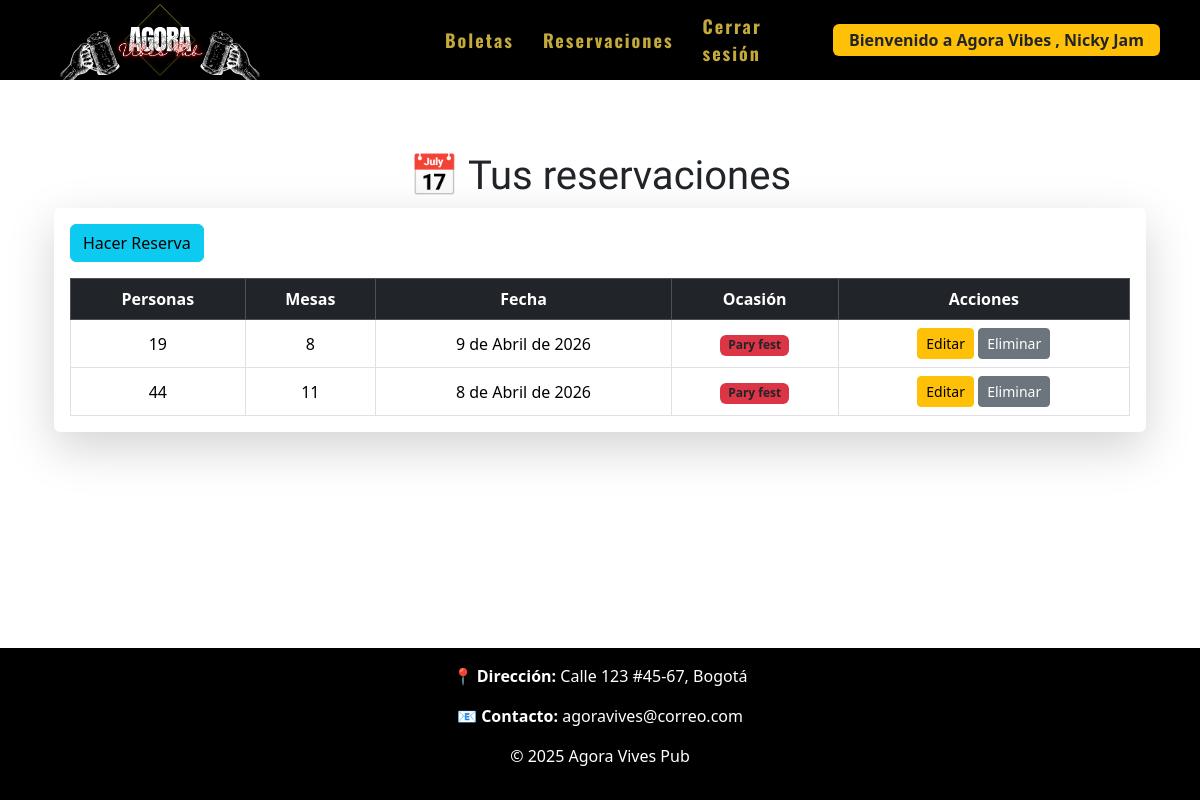
Screenshot of /reservacion/ (signed in) with the database file from the repository.
### LoginApp/models.py (models this page shows, shortened)
class Usuario(AbstractUser):
    username = None
    TIPOS = (
        (1, 'Administrador'),
        (2, 'Empleado'),
        (3, 'Cliente'),
    )
    numero_documento = models.IntegerField(unique=True, primary_key=True, verbose_name='Número de Documento')
    tipo = models.IntegerField(default=3, choices=TIPOS, verbose_name='Tipo')
    nombre_completo = models.CharField(max_length=50)
    correo = models.EmailField(max_length=30)
    is_active = models.BooleanField(default=True, verbose_name='Activo')
    is_superuser = models.BooleanField(default=False)
    objects = UsuarioManager()
    USERNAME_FIELD = 'numero_documento'
    REQUIRED_FIELDS = ['nombre_completo', 'correo', 'tipo']

### ReservacionApp/models.py (models this page shows, shortened)
class Reservacion(models.Model):
    user= models.ForeignKey(settings.AUTH_USER_MODEL, on_delete=models.CASCADE, verbose_name='Usuario')
    cantidad_personas= models.IntegerField(verbose_name='Cantidad de Personas')
    cantidad_mesas= models.IntegerField(verbose_name='Cantidad de Mesas')
    fecha_reservacion= models.DateField(verbose_name='Fecha de Reservación')
    ocasion= models.CharField(max_length=100, null=True, blank=True, verbose_name='Ocasión')

### ReservacionApp/views.py (the view)
# urls.py: path('reservacion/',include('ReservacionApp.urls')),
def reservacion(request):
    reservaciones = models.Reservacion.objects.filter(user=request.user)
    return render(request, 'reservacion.html', {'reservaciones': reservaciones})

### ReservacionApp/templates/reservacion.html (shortened to what this page needs)
{% extends "base.html" %}
{% block content %}
<link href="https://cdn.jsdelivr.net/npm/bootstrap@5.3.2/dist/css/bootstrap.min.css" rel="stylesheet">
<div class="container mt-5">
{% if user.tipo == 3 %}
<h1 class="text-dark text-center" style="font-family: 'Rubik Dirt', system-ui;">📅 Tus reservaciones</h1>
{% endif %}
<div class="card shadow-lg border-0">
    <div class="card-body">
        {% if user.tipo == 3 %}
        <a href="{% url "crear_reseva" %}" class="btn btn-info mb-3">
            Hacer Reserva
        </a>
        {% endif %}
        <div class="table-responsive">
            <table class="table align-middle text-center mb-0 table-bordered">
                <thead class="table-dark">
                    <tr>
                        <th>Personas</th>
                        <th>Mesas</th>
                        <th>Fecha</th>
                        <th>Ocasión</th>
                        <th>Acciones</th>
                    </tr>
                </thead>
                <tbody>
                    {% for reservaciones in reservaciones %}
                    <tr>
                        <td>{{ reservaciones.cantidad_personas }}</td>
                        <td>{{ reservaciones.cantidad_mesas }}</td>
                        <td>{{ reservaciones.fecha_reservacion }}</td>
                        <td>
                            <span class="badge bg-danger text-dark">
                                {{ reservaciones.ocasion }}
                            </span>
                        </td>
                        <td>
                        {% if user.tipo == 3 %}
                            <a href="{% url 'editar_reserva' reservaciones.id %}" class="btn btn-sm btn-warning">Editar</a>
                        {% endif %}
                            <a href="{% url 'eliminar_reserva' reservaciones.id %}" class="btn btn-sm btn-secondary">Eliminar</a>
                        </td>
                    </tr>
                    {% endfor %}
                </tbody>
            </table>
        </div>
    </div>
</div>
</div>
{% endblock %}

### AgoraVibesApp/templates/base.html (shortened to what this page needs)
<!DOCTYPE html>
<html lang="en">
<head>
  {% load static %}
  <link href="https://cdn.jsdelivr.net/npm/bootstrap@5.3.2/dist/css/bootstrap.min.css" rel="stylesheet">
  <link href="https://unpkg.com/aos@2.3.4/dist/aos.css" rel="stylesheet">
  <link href="https://fonts.bunny.net/css?family=Nunito" rel="stylesheet">
  <link rel="stylesheet" href="{% static '/css/miapp.css' %}">
</head>
<body class="d-flex flex-column min-vh-100">
  <header class="container-fluid">
    <div class="container d-flex justify-content-between align-items-center">
      <div class="logo">
        <a href="{% url 'inicio' %}">
          <img src="{% static 'img/logo1.svg' %}" alt="logo">
        </a>
      </div>
      <nav>
        <ul>
          {% if request.user.tipo == 3 %}
              <a href="{% url 'lista' %}">Boletas</a>
              <a href="{% url 'reservacion' %}">Reservaciones</a>
          {% endif %}
          {% if user.is_authenticated %}
            <li class="d-flex align-items-center gap-3">
              <a href="{% url 'cerrar_sesion' %}">Cerrar sesión</a>
              <span class="badge bg-warning text-dark fs-6 px-3 py-2 ">
                Bienvenido a Agora Vibes , {{ user.nombre_completo| title}}
              </span>
            </li>
          {% else %}
            <li><a href="{%url 'login'%}">Iniciar sesión</a></li>
            <li><a href="{%url 'registro'%}">Registrarse</a></li>
          {% endif %}
        </ul>
      </nav>
    </div>
  </header>
  <main class="py-4 container flex-fill">
    {% block content %}
    {% endblock%}
  </main>
  <footer class="footer">
    <p><strong>📍 Dirección:</strong> Calle 123 #45-67, Bogotá</p>
    <p><strong>📧 Contacto:</strong> agoravives@correo.com</p>
    <p>&copy; 2025 Agora Vives Pub</p>
  </footer>
</body>
</html>

### AgoraVibesApp/static/css/miapp.css (style rules this page uses)
body { background-color: #ffffff; color: #000; }
.logo img { height: 200px; object-fit: contain; width: auto; }
.logo { margin-left: 20px; }
.footer { background-color: #000; padding: 1rem; text-align: center; color: rgb(255, 255, 255); margin-top: 2rem; }
header { background: #000; padding: 1.5rem 0; color: white; height: 80px; display: flex; align-items: center; }
header .container { display: flex; align-items: center; justify-content: space-between; padding: 10px; gap: 130px; }
nav { margin-left: 50px; display: flex; }
nav a { font-family: 'Oswald', sans-serif; font-size: 18px; letter-spacing: 2px; color: #ffffff; opacity: 0.8; transition: all 0.3s ease; color: rgb(244, 213, 74); text-decoration: none; font-weight: bold; margin-left: 5px; position: relative; }
nav a::after { content: ""; position: absolute; width: 0; height: 2px; background: #c59d5f; left: 0; bottom: -5px; transition: 0.3s; }
nav ul { list-style: none; align-items: center; padding: 0; margin: 0; display: flex; gap: 1.5rem; }

### rows the page displays
Usuario: nombre_completo "Nicky Jam"
Reservacion: cantidad_personas "19", cantidad_mesas "8", fecha_reservacion "9 de Abril de 2026", ocasion "Pary fest"
Reservacion: cantidad_personas "44", cantidad_mesas "11", fecha_reservacion "8 de Abril de 2026", ocasion "Pary fest"
